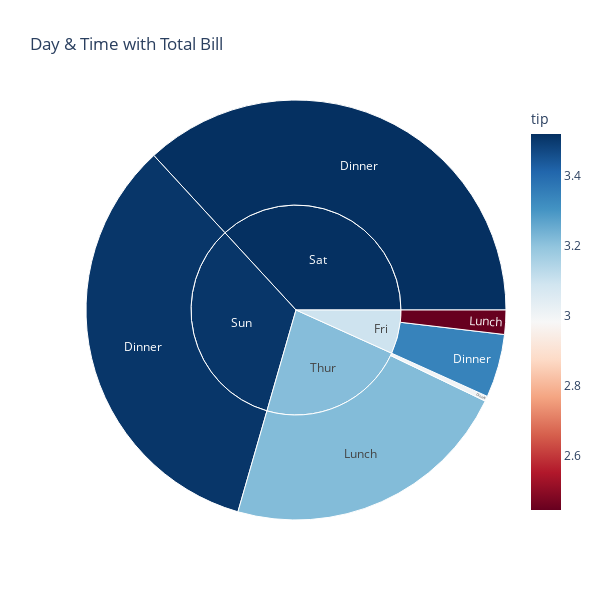

Source (notebook cell):
### Code cell
# Adding the color parameter
fig_s4 = px.sunburst(tip, path=['day', 'time'], values='total_bill',
                    color='tip', color_continuous_scale='RdBu',
                    width=600, height=600, title='Day & Time with Total Bill')
fig_s4.show()

### Figure 1 — Plotly figure (JSON) as saved in the notebook; plotly's stock layout.template omitted (floating-point values rounded to 4 significant figures)
{"data": [{"branchvalues": "total", "customdata": [[3.343], [3.519], [3.507], [3], [2.446], [3.217], [3.096], [3.519], [3.507], [3.214]], "domain": {"x": [0, 1], "y": [0, 1]}, "hovertemplate": "labels=%{label}<br>total_bill=%{value}<br>parent=%{parent}<br>id=%{id}<br>tip=%{color}<extra></extra>", "ids": ["Fri/Dinner", "Sat/Dinner", "Sun/Dinner", "Thur/Dinner", "Fri/Lunch", "Thur/Lunch", "Fri", "Sat", "Sun", "Thur"], "labels": ["Dinner", "Dinner", "Dinner", "Dinner", "Lunch", "Lunch", "Fri", "Sat", "Sun", "Thur"], "marker": {"coloraxis": "coloraxis", "colors": [3.343, 3.519, 3.507, 3, 2.446, 3.217, 3.096, 3.519, 3.507, 3.214]}, "name": "", "parents": ["Fri", "Sat", "Sun", "Thur", "Fri", "Thur", "", "", "", ""], "type": "sunburst", "values": [236.0, 1778.0, 1627.0, 18.78, 89.92, 1078.0, 325.9, 1778.0, 1627.0, 1096.0]}], "layout": {"coloraxis": {"colorbar": {"title": {"text": "tip"}}, "colorscale": [[0, "rgb(103,0,31)"], [0.1, "rgb(178,24,43)"], [0.2, "rgb(214,96,77)"], [0.3, "rgb(244,165,130)"], [0.4, "rgb(253,219,199)"], [0.5, "rgb(247,247,247)"], [0.6, "rgb(209,229,240)"], [0.7, "rgb(146,197,222)"], [0.8, "rgb(67,147,195)"], [0.9, "rgb(33,102,172)"], [1, "rgb(5,48,97)"]]}, "height": 600, "legend": {"tracegroupgap": 0}, "title": {"text": "Day & Time with Total Bill"}, "width": 600}}
